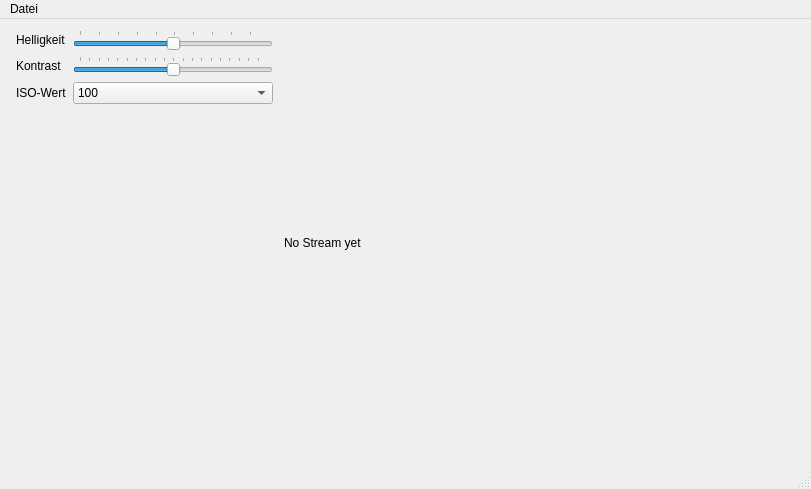
<?xml version="1.0" encoding="UTF-8"?>
<ui version="4.0">
 <class>MainWindow</class>
 <widget class="QMainWindow" name="MainWindow">
  <property name="geometry">
   <rect>
    <x>0</x>
    <y>0</y>
    <width>811</width>
    <height>489</height>
   </rect>
  </property>
  <property name="sizePolicy">
   <sizepolicy hsizetype="Preferred" vsizetype="Preferred">
    <horstretch>0</horstretch>
    <verstretch>0</verstretch>
   </sizepolicy>
  </property>
  <property name="maximumSize">
   <size>
    <width>16777215</width>
    <height>16777215</height>
   </size>
  </property>
  <property name="baseSize">
   <size>
    <width>0</width>
    <height>0</height>
   </size>
  </property>
  <property name="windowTitle">
   <string>PiCamera Client</string>
  </property>
  <widget class="QWidget" name="centralWidget">
   <property name="enabled">
    <bool>true</bool>
   </property>
   <property name="sizePolicy">
    <sizepolicy hsizetype="Expanding" vsizetype="Expanding">
     <horstretch>0</horstretch>
     <verstretch>0</verstretch>
    </sizepolicy>
   </property>
   <layout class="QHBoxLayout" name="horizontalLayout">
    <item>
     <layout class="QFormLayout" name="properties">
      <property name="leftMargin">
       <number>5</number>
      </property>
      <property name="rightMargin">
       <number>5</number>
      </property>
      <item row="0" column="0">
       <widget class="QLabel" name="labelBrightness">
        <property name="text">
         <string>Helligkeit</string>
        </property>
       </widget>
      </item>
      <item row="0" column="1">
       <widget class="QSlider" name="brightnessSlider">
        <property name="sizePolicy">
         <sizepolicy hsizetype="Preferred" vsizetype="Fixed">
          <horstretch>0</horstretch>
          <verstretch>0</verstretch>
         </sizepolicy>
        </property>
        <property name="minimumSize">
         <size>
          <width>200</width>
          <height>0</height>
         </size>
        </property>
        <property name="minimum">
         <number>1</number>
        </property>
        <property name="value">
         <number>50</number>
        </property>
        <property name="orientation">
         <enum>Qt::Horizontal</enum>
        </property>
        <property name="invertedAppearance">
         <bool>false</bool>
        </property>
        <property name="invertedControls">
         <bool>false</bool>
        </property>
        <property name="tickPosition">
         <enum>QSlider::TicksAbove</enum>
        </property>
       </widget>
      </item>
      <item row="1" column="0">
       <widget class="QLabel" name="labelContrast">
        <property name="text">
         <string>Kontrast</string>
        </property>
       </widget>
      </item>
      <item row="1" column="1">
       <widget class="QSlider" name="contrastSlider">
        <property name="sizePolicy">
         <sizepolicy hsizetype="Preferred" vsizetype="Fixed">
          <horstretch>0</horstretch>
          <verstretch>0</verstretch>
         </sizepolicy>
        </property>
        <property name="minimum">
         <number>-99</number>
        </property>
        <property name="singleStep">
         <number>1</number>
        </property>
        <property name="orientation">
         <enum>Qt::Horizontal</enum>
        </property>
        <property name="tickPosition">
         <enum>QSlider::TicksAbove</enum>
        </property>
        <property name="tickInterval">
         <number>0</number>
        </property>
       </widget>
      </item>
      <item row="2" column="0">
       <widget class="QLabel" name="labelIso">
        <property name="text">
         <string>ISO-Wert</string>
        </property>
       </widget>
      </item>
      <item row="2" column="1">
       <widget class="QComboBox" name="isoCombo">
        <property name="sizePolicy">
         <sizepolicy hsizetype="Preferred" vsizetype="Fixed">
          <horstretch>0</horstretch>
          <verstretch>0</verstretch>
         </sizepolicy>
        </property>
        <item>
         <property name="text">
          <string>100</string>
         </property>
        </item>
        <item>
         <property name="text">
          <string>200</string>
         </property>
        </item>
        <item>
         <property name="text">
          <string>320</string>
         </property>
        </item>
        <item>
         <property name="text">
          <string>400</string>
         </property>
        </item>
        <item>
         <property name="text">
          <string>500</string>
         </property>
        </item>
        <item>
         <property name="text">
          <string>640</string>
         </property>
        </item>
        <item>
         <property name="text">
          <string>800</string>
         </property>
        </item>
       </widget>
      </item>
     </layout>
    </item>
    <item>
     <layout class="QVBoxLayout" name="verticalLayout">
      <item>
       <widget class="QLabel" name="label">
        <property name="enabled">
         <bool>true</bool>
        </property>
        <property name="sizePolicy">
         <sizepolicy hsizetype="MinimumExpanding" vsizetype="MinimumExpanding">
          <horstretch>0</horstretch>
          <verstretch>0</verstretch>
         </sizepolicy>
        </property>
        <property name="maximumSize">
         <size>
          <width>16777215</width>
          <height>16777215</height>
         </size>
        </property>
        <property name="text">
         <string>No Stream yet</string>
        </property>
        <property name="scaledContents">
         <bool>true</bool>
        </property>
       </widget>
      </item>
     </layout>
    </item>
   </layout>
  </widget>
  <widget class="QStatusBar" name="statusBar"/>
  <widget class="QMenuBar" name="menuBar">
   <property name="geometry">
    <rect>
     <x>0</x>
     <y>0</y>
     <width>811</width>
     <height>25</height>
    </rect>
   </property>
   <widget class="QMenu" name="menuDatei">
    <property name="title">
     <string>Datei</string>
    </property>
    <addaction name="actionBeenden"/>
   </widget>
   <addaction name="menuDatei"/>
  </widget>
  <action name="actionBeenden">
   <property name="text">
    <string>Beenden</string>
   </property>
  </action>
  <action name="actionVerbinden">
   <property name="text">
    <string>Verbinden</string>
   </property>
  </action>
  <action name="actionTrennen">
   <property name="enabled">
    <bool>false</bool>
   </property>
   <property name="text">
    <string>Trennen</string>
   </property>
  </action>
 </widget>
 <layoutdefault spacing="6" margin="11"/>
 <resources/>
 <connections>
  <connection>
   <sender>actionBeenden</sender>
   <signal>triggered()</signal>
   <receiver>MainWindow</receiver>
   <slot>close()</slot>
   <hints>
    <hint type="sourcelabel">
     <x>-1</x>
     <y>-1</y>
    </hint>
    <hint type="destinationlabel">
     <x>199</x>
     <y>149</y>
    </hint>
   </hints>
  </connection>
 </connections>
</ui>
